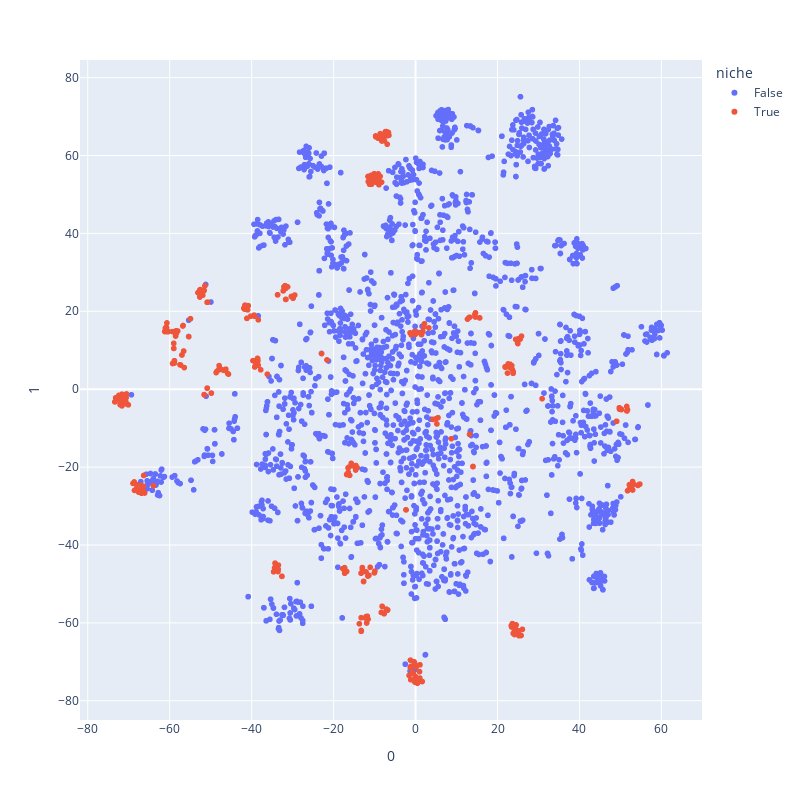

Notebook code for this chart:
### Code cell
tsne_df['niche'] = articles['cluster'].isin(tsne_df['cluster'].value_counts()[-25:].index.values)
px.scatter(tsne_df, x=0, y=1, color='niche', hover_data=['author'], width=800, height=800)

### Figure 1 — Plotly figure (JSON) as saved in the notebook; plotly's stock layout.template omitted (floating-point values rounded to 4 significant figures; data arrays with more than 128 entries replaced by an {"elided": "..."} marker saying what was removed)
{"data": [{"customdata": {"elided": "2164x1 str values"}, "hovertemplate": "niche=False<br>0=%{x}<br>1=%{y}<br>author=%{customdata[0]}<extra></extra>", "legendgroup": "False", "marker": {"color": "#636efa", "symbol": "circle"}, "mode": "markers", "name": "False", "showlegend": true, "type": "scattergl", "x": {"elided": "2164 float values"}, "xaxis": "x", "y": {"elided": "2164 float values"}, "yaxis": "y"}, {"customdata": {"elided": "336x1 str values"}, "hovertemplate": "niche=True<br>0=%{x}<br>1=%{y}<br>author=%{customdata[0]}<extra></extra>", "legendgroup": "True", "marker": {"color": "#EF553B", "symbol": "circle"}, "mode": "markers", "name": "True", "showlegend": true, "type": "scattergl", "x": {"elided": "336 float values"}, "xaxis": "x", "y": {"elided": "336 float values"}, "yaxis": "y"}], "layout": {"height": 800, "legend": {"title": {"text": "niche"}, "tracegroupgap": 0}, "margin": {"t": 60}, "width": 800, "xaxis": {"anchor": "y", "domain": [0, 1], "title": {"text": "0"}}, "yaxis": {"anchor": "x", "domain": [0, 1], "title": {"text": "1"}}}}
